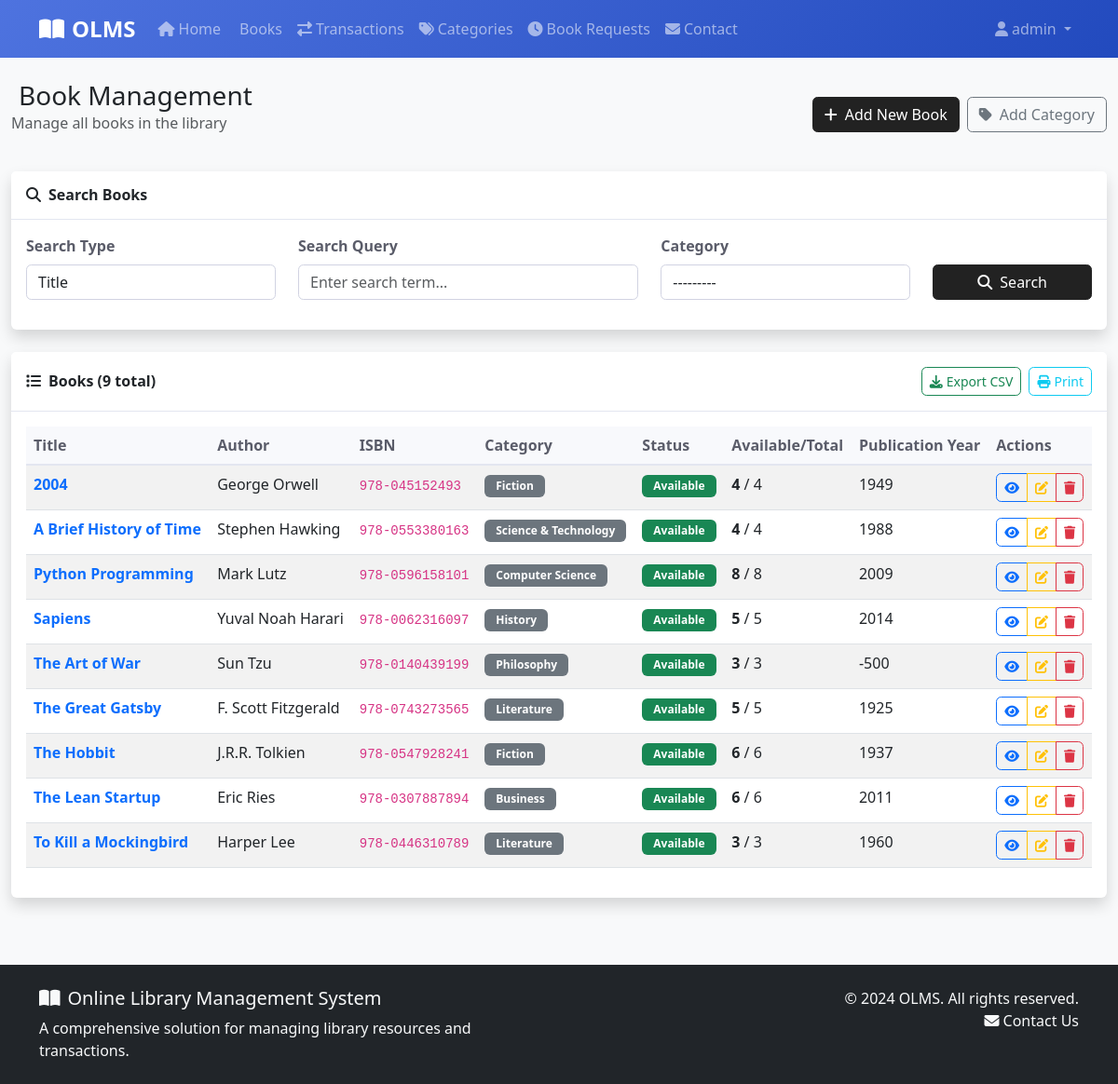
The app's page /books/ (signed in) with its own data.
### library/models.py (models this page shows, shortened)
class Book(models.Model):
    STATUS_CHOICES = (
        ('available', 'Available'),
        ('issued', 'Issued'),
        ('lost', 'Lost'),
        ('damaged', 'Damaged'),
    )
    title = models.CharField(max_length=200)
    author = models.CharField(max_length=200)
    isbn = models.CharField(max_length=13, unique=True)
    category = models.ForeignKey(Category, on_delete=models.CASCADE, related_name='books')
    description = models.TextField(blank=True, null=True)
    publication_year = models.IntegerField(
        validators=[MinValueValidator(1900), MaxValueValidator(2025)],
        blank=True, null=True
    )
    publisher = models.CharField(max_length=200, blank=True, null=True)
    total_copies = models.PositiveIntegerField(default=1)
    available_copies = models.PositiveIntegerField(default=1)
    status = models.CharField(max_length=20, choices=STATUS_CHOICES, default='available')
    cover_image = models.ImageField(upload_to='book_covers/', blank=True, null=True)
    created_at = models.DateTimeField(auto_now_add=True)
    updated_at = models.DateTimeField(auto_now=True)
    class Meta:
        verbose_name = "Book"
        verbose_name_plural = "Books"
        ordering = ['title']

class Category(models.Model):
    name = models.CharField(max_length=100, unique=True)
    description = models.TextField(blank=True, null=True)
    created_at = models.DateTimeField(auto_now_add=True)
    def __str__(self):
        return self.name
    class Meta:
        verbose_name = "Category"
        verbose_name_plural = "Categories"

### library/views.py (the view, shortened to what this page needs)
# urls.py: path('books/', views.book_list, name='book_list'),
@login_required
@user_passes_test(is_admin)
def book_list(request):
    search_form = BookSearchForm(request.GET)
    books = Book.objects.all()
    paginator = Paginator(books, 12)
    page_number = request.GET.get('page')
    page_obj = paginator.get_page(page_number)
    context = {
        'page_obj': page_obj,
        'search_form': search_form,
        'categories': Category.objects.all(),
    }
    return render(request, 'book_list.html', context)

### library/forms.py
class BookSearchForm(forms.Form):
    SEARCH_CHOICES = (
        ('title', 'Title'),
        ('author', 'Author'),
        ('isbn', 'ISBN'),
        ('category', 'Category'),
    )
    search_type = forms.ChoiceField(choices=SEARCH_CHOICES, initial='title', widget=forms.Select(attrs={'class': 'form-control'}))
    search_query = forms.CharField(max_length=200, widget=forms.TextInput(attrs={'class': 'form-control', 'placeholder': 'Enter search term...'}))
    category = forms.ModelChoiceField(queryset=Category.objects.all(), required=False, widget=forms.Select(attrs={'class': 'form-control'}))

### library/views.py (called while the page is built)
def is_admin(user):
    return user.is_authenticated and hasattr(user, 'profile') and user.profile.user_type == 'admin'

### templates/book_list.html (shortened to what this page needs)
{% extends 'base.html' %}
{% block content %}
<div class="container-fluid">
    <div class="d-flex justify-content-between align-items-center mb-4">
        <div>
            <h1 class="h3 mb-0">
                Book Management
            </h1>
            <p class="text-muted">Manage all books in the library</p>
        </div>
        <div class="d-flex gap-2">
            <a href="{% url 'book_add' %}" class="btn btn-primary">
                <i class="fas fa-plus me-2"></i>Add New Book
            </a>
            <a href="{% url 'category_add' %}" class="btn btn-outline-secondary">
                <i class="fas fa-tag me-2"></i>Add Category
            </a>
        </div>
    </div>
    <div class="card shadow mb-4">
        <div class="card-header py-3">
            <h6 class="m-0 fw-bold text-voilet">
                <i class="fas fa-search me-2"></i>Search Books
            </h6>
        </div>
        <div class="card-body">
            <form method="get" id="book-search-form">
                <div class="row">
                    <div class="col-md-3 mb-3">
                        <label for="{{ search_form.search_type.id_for_label }}" class="form-label">Search Type</label>
                        {{ search_form.search_type }}
                    </div>
                    <div class="col-md-4 mb-3">
                        <label for="{{ search_form.search_query.id_for_label }}" class="form-label">Search Query</label>
                        {{ search_form.search_query }}
                    </div>
                    <div class="col-md-3 mb-3">
                        <label for="{{ search_form.category.id_for_label }}" class="form-label">Category</label>
                        {{ search_form.category }}
                    </div>
                    <div class="col-md-2 mb-3 d-flex align-items-end">
                        <button type="submit" class="btn btn-primary w-100">
                            <i class="fas fa-search me-2"></i>Search
                        </button>
                    </div>
                </div>
            </form>
        </div>
    </div>
    <div class="card shadow">
        <div class="card-header py-3 d-flex justify-content-between align-items-center">
            <h6 class="m-0 fw-bold text-voilet">
                <i class="fas fa-list me-2"></i>Books ({{ page_obj.paginator.count }} total)
            </h6>
            <div class="d-flex gap-2">
                <button onclick="exportTableToCSV('books-table', 'books.csv')" class="btn btn-sm btn-outline-success">
                    <i class="fas fa-download me-1"></i>Export CSV
                </button>
                <button onclick="printElement('books-table')" class="btn btn-sm btn-outline-info">
                    <i class="fas fa-print me-1"></i>Print
                </button>
            </div>
        </div>
        <div class="card-body">
            {% if page_obj %}
                <div class="table-responsive">
                    <table class="table table-hover" id="books-table">
                        <thead>
                            <tr>
                                <th>Title</th>
                                <th>Author</th>
                                <th>ISBN</th>
                                <th>Category</th>
                                <th>Status</th>
                                <th>Available/Total</th>
                                <th>Publication Year</th>
                                <th>Actions</th>
                            </tr>
                        </thead>
                        <tbody>
                            {% for book in page_obj %}
                            <tr>
                                <td>
                                    <a href="{% url 'book_detail' book.id %}" class="text-decoration-none fw-bold">
                                        {{ book.title }}
                                    </a>
                                </td>
                                <td>{{ book.author }}</td>
                                <td><code>{{ book.isbn }}</code></td>
                                <td>
                                    <span class="badge bg-secondary">{{ book.category.name }}</span>
                                </td>
                                <td>
                                    {% if book.status == 'available' %}
                                        <span class="badge bg-success">Available</span>
                                    {% elif book.status == 'issued' %}
                                        <span class="badge bg-warning">Issued</span>
                                    {% elif book.status == 'lost' %}
                                        <span class="badge bg-danger">Lost</span>
                                    {% else %}
                                        <span class="badge bg-secondary">{{ book.status|title }}</span>
                                    {% endif %}
                                </td>
                                <td>
                                    <span class="fw-bold">{{ book.available_copies }}</span> / {{ book.total_copies }}
                                </td>
                                <td>{{ book.publication_year|default:"-" }}</td>
                                <td>
                                    <div class="btn-group" role="group">
                                        <a href="{% url 'book_detail' book.id %}" class="btn btn-sm btn-outline-primary"
                                           data-bs-toggle="tooltip" title="View Details">
                                            <i class="fas fa-eye"></i>
                                        </a>
                                        <a href="{% url 'book_edit' book.id %}" class="btn btn-sm btn-outline-warning"
                                           data-bs-toggle="tooltip" title="Edit Book">
                                            <i class="fas fa-edit"></i>
                                        </a>
                                        <a href="{% url 'book_delete' book.id %}" class="btn btn-sm btn-outline-danger"
                                           data-bs-toggle="tooltip" title="Delete Book"
                                           data-confirm="Are you sure you want to delete this book?">
                                            <i class="fas fa-trash"></i>
                                        </a>
                                    </div>
                                </td>
                            </tr>
                            {% endfor %}
                        </tbody>
                    </table>
                </div>
            {% endif %}
        </div>
    </div>
</div>
{% endblock %}

### templates/base.html (shortened to what this page needs)
{% load static %}
<!DOCTYPE html>
<html lang="en">
<head>
    <link href="https://cdn.jsdelivr.net/npm/bootstrap@5.3.0/dist/css/bootstrap.min.css" rel="stylesheet">
    <link rel="stylesheet" href="https://cdnjs.cloudflare.com/ajax/libs/font-awesome/6.4.0/css/all.min.css">
    <link rel="stylesheet" href="{% static 'css/style.css' %}">
</head>
<body>
    <nav class="navbar navbar-expand-lg navbar-dark bg-primary">
        <div class="container">
            <a class="navbar-brand" href="{% url 'home' %}">
                <i class="fas fa-book-open me-2"></i>OLMS
            </a>
            <div class="collapse navbar-collapse" id="navbarNav">
                <ul class="navbar-nav me-auto">
                    <li class="nav-item">
                        <a class="nav-link" href="{% url 'home' %}">
                            <i class="fas fa-home me-1"></i>Home
                        </a>
                    </li>
                    {% if user.is_authenticated %}
                        {% if user.profile.user_type == 'admin' %}
                            <li class="nav-item">
                                <a class="nav-link" href="{% url 'book_list' %}">
                                    Books
                                </a>
                            </li>
                            <li class="nav-item">
                                <a class="nav-link" href="{% url 'transaction_list' %}">
                                    <i class="fas fa-exchange-alt me-1"></i>Transactions
                                </a>
                            </li>
                            <li class="nav-item">
                                <a class="nav-link" href="{% url 'category_list' %}">
                                    <i class="fas fa-tags me-1"></i>Categories
                                </a>
                            </li>
                            <li class="nav-item">
                                <a class="nav-link" href="{% url 'book_request_list' %}">
                                    <i class="fas fa-clock me-1"></i>Book Requests
                                </a>
                            </li>
                        {% else %}
                            <li class="nav-item">
                                <a class="nav-link" href="{% url 'student_book_list' %}">
                                    <i class="fas fa-search me-1"></i>Search Books
                                </a>
                            </li>
                        {% endif %}
                    {% endif %}
                    <li class="nav-item">
                        <a class="nav-link" href="{% url 'contact' %}">
                            <i class="fas fa-envelope me-1"></i>Contact
                        </a>
                    </li>
                </ul>
                <ul class="navbar-nav">
                    {% if user.is_authenticated %}
                        <li class="nav-item dropdown">
                            <a class="nav-link dropdown-toggle" href="#" id="navbarDropdown" role="button" data-bs-toggle="dropdown">
                                <i class="fas fa-user me-1"></i>{{ user.username }}
                            </a>
                        </li>
                    {% endif %}
                </ul>
            </div>
        </div>
    </nav>
    <main class="py-4">
        {% block content %}{% endblock %}
    </main>
    <footer class="bg-dark text-light py-4 mt-5">
        <div class="container">
            <div class="row">
                <div class="col-md-6">
                    <h5><i class="fas fa-book-open me-2"></i>Online Library Management System</h5>
                    <p class="mb-0">A comprehensive solution for managing library resources and transactions.</p>
                </div>
                <div class="col-md-6 text-md-end">
                    <p class="mb-0">&copy; 2024 OLMS. All rights reserved.</p>
                    <p class="mb-0">
                        <a href="{% url 'contact' %}" class="text-light text-decoration-none">
                            <i class="fas fa-envelope me-1"></i>Contact Us
                        </a>
                    </p>
                </div>
            </div>
        </div>
    </footer>
</body>
</html>

### static/css/style.css (style rules this page uses)
body { font-family: 'Segoe UI', Tahoma, Geneva, Verdana, sans-serif; background-color: #f8f9fa; }
.navbar-brand { font-weight: bold; font-size: 1.5rem; }
.navbar-nav .nav-link { font-weight: 500; transition: color 0.3s ease; }
.card { border: none; box-shadow: 0 0.15rem 1.75rem 0 rgba(58, 59, 69, 0.15); transition: transform 0.2s ease, box-shadow 0.2s ease; }
.card-header { background-color: #fff; border-bottom: 1px solid #e3e6f0; font-weight: 600; }
.btn { font-weight: 500; border-radius: 0.35rem; transition: all 0.2s ease; }
.btn-primary { background-color: #222 !important; border-color: #222 !important; color: #fff !important; }
.form-control { border-radius: 0.35rem; border: 1px solid #d1d3e2; transition: border-color 0.15s ease-in-out, box-shadow 0.15s ease-in-out; }
.form-label { font-weight: 600; color: #5a5c69; }
.table { background-color: #fff; border-radius: 0.35rem; }
.table thead th { background-color: #f8f9fc; border-bottom: 2px solid #e3e6f0; font-weight: 600; color: #5a5c69; }
.badge { font-size: 0.75rem; font-weight: 600; padding: 0.375rem 0.75rem; }
.bg-primary { background: linear-gradient(135deg, #4e73df 0%, #224abe 100%) !important; }
footer { margin-top: auto; }

### records on screen
Book: title "2004", author "George Orwell", isbn "978-045152493", category.name "Fiction", status "Available", available_copies "4", total_copies "4", publication_year "1949"
Book: title "A Brief History of Time", author "Stephen Hawking", isbn "978-0553380163", category.name "Science & Technology", status "Available", available_copies "4", total_copies "4", publication_year "1988"
Book: title "Python Programming", author "Mark Lutz", isbn "978-0596158101", category.name "Computer Science", status "Available", available_copies "8", total_copies "8", publication_year "2009"
Book: title "Sapiens", author "Yuval Noah Harari", isbn "978-0062316097", category.name "History", status "Available", available_copies "5", total_copies "5", publication_year "2014"
Book: title "The Art of War", author "Sun Tzu", isbn "978-0140439199", category.name "Philosophy", status "Available", available_copies "3", total_copies "3", publication_year "-500"
Book: title "The Great Gatsby", author "F. Scott Fitzgerald", isbn "978-0743273565", category.name "Literature", status "Available", available_copies "5", total_copies "5", publication_year "1925"
Book: title "The Hobbit", author "J.R.R. Tolkien", isbn "978-0547928241", category.name "Fiction", status "Available", available_copies "6", total_copies "6", publication_year "1937"
Book: title "The Lean Startup", author "Eric Ries", isbn "978-0307887894", category.name "Business", status "Available", available_copies "6", total_copies "6", publication_year "2011"
Book: title "To Kill a Mockingbird", author "Harper Lee", isbn "978-0446310789", category.name "Literature", status "Available", available_copies "3", total_copies "3", publication_year "1960"

### other values on screen
{{ user.username }} "admin"
{{ page_obj.paginator.count }} "9"
